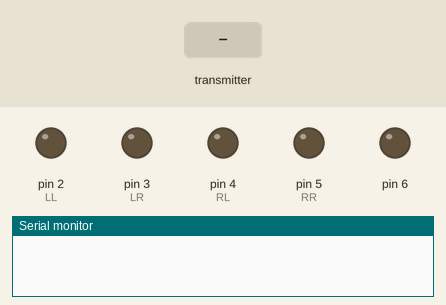
Recording of a sketch running on a simulated Arduino Uno, built with avr-gcc and run on an emulated ATmega328P. Parts: output pins drawn as LEDs (lit = HIGH), the last lines printed to the serial monitor. Dashed ring = blinking. Inputs (shaded band) come from the test bench. No radio packets arrive unless stated.

Above: at 1.2 s.
1.3 s: the transmitter starts sending buf.0 = 100
At 2.7 s:
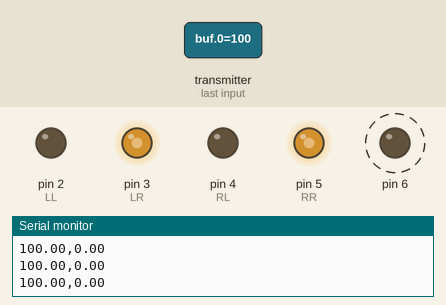
4.3 s: the transmitter starts sending buf.1 = 100
At 6.79 s:
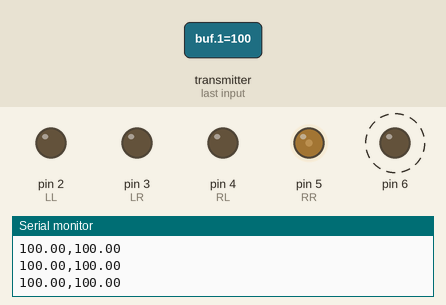
7.3 s: the transmitter starts sending buf.0 = 0
At 8.5 s:
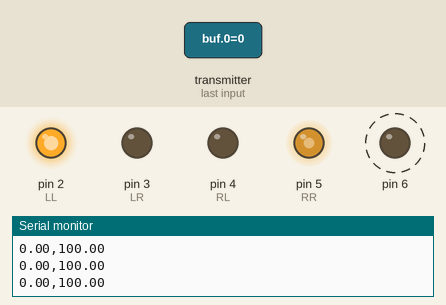
10.3 s: the transmitter starts sending buf.1 = 0
At 11.6 s:
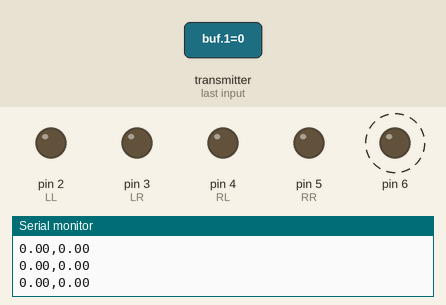
13.3 s: the transmitter starts sending buf.0 = 25
At 14.2 s:
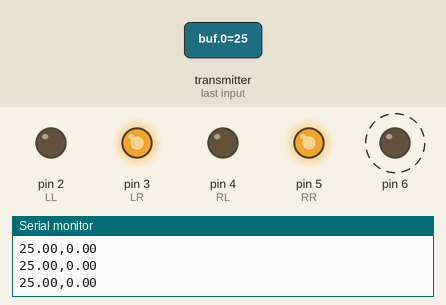
16.3 s: the transmitter starts sending buf.1 = 25
At 17.3 s:
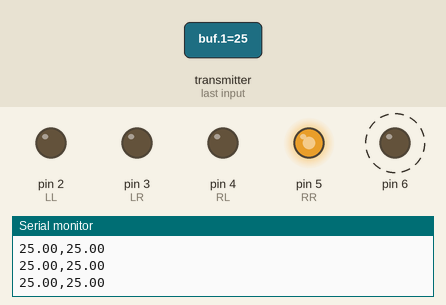
Timing chart, 0 to 20.3 s (numbered marks = the images above; inputs shaded):
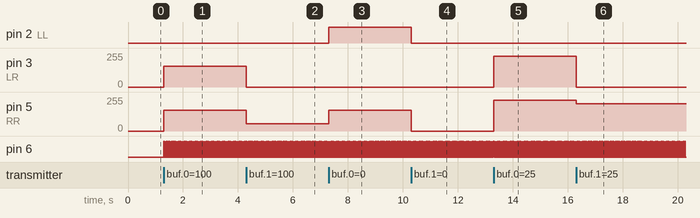

The sketch:

bt-control.ino
```cpp
#define LL 2
#define LR 3
#define RL 4
#define RR 5

#include <math.h>
#include <SPI.h>
#include <nRF24L01.h>
#include <RF24.h>

RF24 radio(7, 8); // CE, CSN
const byte address[6] = "000002";

void setup() {
  // put your setup code here, to run once:
  Serial.begin(9600);
  pinMode(LL, OUTPUT);
  pinMode(LR, OUTPUT);
  pinMode(RL, OUTPUT);
  pinMode(RR, OUTPUT);
  pinMode(6, OUTPUT);

  radio.begin();
  radio.openReadingPipe(0, address);
  radio.setPALevel(RF24_PA_MIN);
  radio.startListening();
}

void motor(int a, int b){
  digitalWrite(LL, a>0);
  digitalWrite(LR, a<0);
  digitalWrite(RL, b>0);
  digitalWrite(RR, b<0);
}

void motor(double a, double b){
  if(a > 0){
    analogWrite(LL, (int)(a*255));
    digitalWrite(LR, LOW);
  }
  else{
    analogWrite(LR, (int)(-a*255));
    digitalWrite(LL, LOW);
  }
  if(b > 0){
    analogWrite(RL, (int)(b*255));
    digitalWrite(RR, LOW);
  }
  else{
    analogWrite(RR, (int)(-b*255));
    digitalWrite(RL, LOW);
  }
}

void loop() {

  if(radio.available()){

    digitalWrite(6, HIGH);

    double buf[2];
    radio.read(&buf, sizeof(buf));

    Serial.print(buf[0]);
    Serial.print(",");
    Serial.println(buf[1]);

    motor(-buf[0]+buf[1], -buf[0]-buf[1]);

    delay(10);
    digitalWrite(6, LOW);
  }
}
```

Measured:
- after the input at 1.3 s, pin 3 (LR), pin 5 (RR): 0/255 → 156/255 at once; pin 6: alternates HIGH for 0.01 s and LOW for 0.04 s, starting at once
- after the input at 4.3 s, pin 3 (LR): 156/255 → 0/255 at once; pin 5 (RR): 156/255 → 56/255 at once
- after the input at 7.3 s, pin 2 (LL): LOW → HIGH at once; pin 5 (RR): 56/255 → 156/255 at once
- after the input at 10.3 s, pin 2 (LL): HIGH → LOW at once; pin 5 (RR): 156/255 → 0/255 at once
- after the input at 13.3 s, pin 3 (LR), pin 5 (RR): 0/255 → 231/255 at once
- after the input at 16.3 s, pin 3 (LR): 231/255 → 0/255 at once; pin 5 (RR): 231/255 → 206/255 at once
